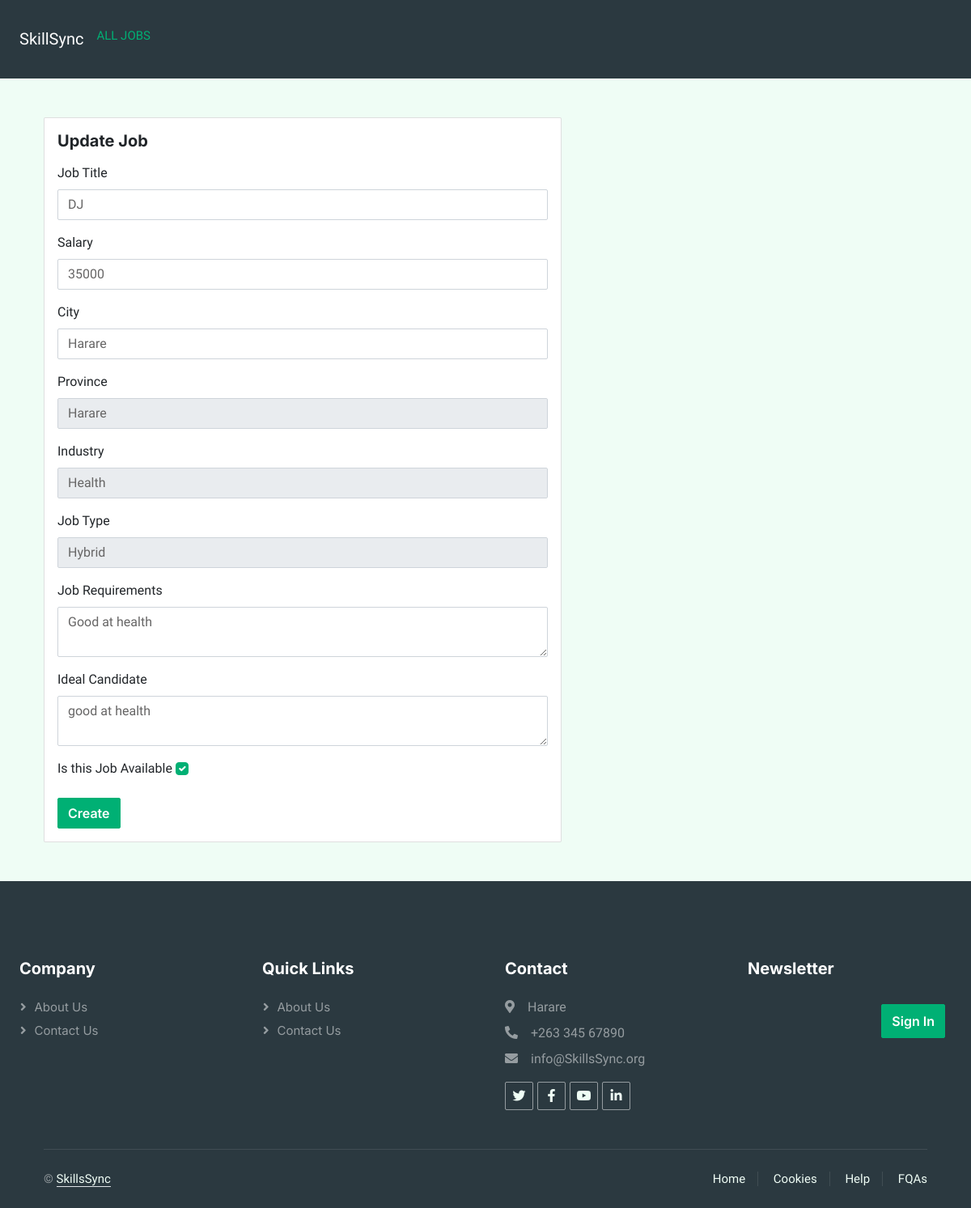
Screenshot of /job/update-job/4/ with the database file from the repository.
### job/models.py (models this page shows, shortened)
class Job(models.Model):
    job_type_choices = (
        ('Remote','Remote'),
        ('Onsite','Onsite'),
        ('Hybrid','Hybrid')
    )
    user = models.ForeignKey(User, on_delete = models.CASCADE)
    company = models.ForeignKey(Company, on_delete = models.CASCADE)
    title = models.CharField(max_length=100)
    city = models.CharField(max_length= 100)
    salary = models.PositiveIntegerField(default =35000 )
    requirements = models.TextField()
    ideal_candidate = models.TextField()
    is_available = models.BooleanField(default=True) # if job is available or not
    timestamp = models.DateTimeField(auto_now_add=True)
    industry = models.ForeignKey(Industry, on_delete = models.DO_NOTHING, null = True, blank = True)
    province = models.ForeignKey(Province, on_delete= models.DO_NOTHING, null = True, blank= True)
    job_type = models.CharField(max_length=20, choices = job_type_choices, null = True, blank = True)

### job/views.py (the view)
# urls.py: path('update-job/<int:pk>/', views.update_job, name='update-job'),
def update_job (request,pk):
    job = Job.objects.get(pk=pk)
    if request.method == 'POST':
        form = UpdateJobForm(request.POST, instance = job)
        if form.is_valid():
            form.save()
            messages.info(request,'Job info has been updated')
            return redirect('dashboard')
        else:
            messages.warning(request,'Something went wrong')
    else:
        form = UpdateJobForm(instance=job)
        context = {'form': form}
        return render(request, 'job/update_job.html',context)

### job/form.py
class UpdateJobForm(forms.ModelForm):
    class Meta:
         model = Job
         exclude = ('user','company')

### job/models.py (called while the page is built)
    def __str__(self):
        return self.name

    def __str__(self):
        return self.name

### templates/job/update_job.html (shortened to what this page needs)
{% extends 'base.html' %}
{% load widget_tweaks %}
{% block content %}
<div class="row">
    <div class="col-md-6">
        <div class="card mx-auto" style="width: 40rem">
        <div class="card-body">
            <h5 class="card-title mb-3">
                Update Job
            </h5>
            <form method="POST">
                <div class="mb-3">
                    <label for ='exampleInputEmail' class="form-label">Job Title</label>
                    {% render_field form.title class="form-control" %}
                </div>
                <div class="mb-3">
                    <label for ='exampleInputEmail' class="form-label">Salary</label>
                    {% render_field form.salary class="form-control" %}
                </div>
                <div class="mb-3">
                    <label for ='exampleInputEmail' class="form-label">City</label>
                    {% render_field form.city class="form-control"%}
                </div>
                <div class="mb-3">
                    <label for ='exampleInputEmail' class="form-label">Province</label>
                    {% render_field form.province class="form-control"%}
                </div>
                <div class="mb-3">
                    <label for ='exampleInputEmail' class="form-label"> Industry</label>
                    {% render_field form.industry class="form-control"%}
                </div>
                <div class="mb-3">
                    <label for ='exampleInputEmail' class="form-label">Job Type</label>
                    {% render_field form.job_type class="form-control"%}
                </div>
                <div class="mb-3">
                    <label for ='exampleInputEmail' class="form-label">Job Requirements</label>
                    {% render_field form.requirements|attr:"rows:2" class="form-control"%}
                </div>
                <div class="mb-3">
                    <label for ='exampleInputEmail' class="form-label">Ideal Candidate</label>
                    {% render_field form.ideal_candidate|attr:"rows:2" class="form-control"%}
                </div>
                <div class="mb-3">
                    <label for ='exampleInputEmail' class="form-label">Is this Job Available</label>
                    {% render_field form.is_available class="form-check-input"%}
                </div>
                <button type="submit" class="btn btn-primary">Create</button>
            </form>
        </div>
    </div>
    </div>
</div>
{% endblock content %}

### css/style.css (style rules this page uses)
:root { --primary: #00B074; --secondary: #2B9BFF; --light: #EFFDF5; --dark: #2B3940; }
.btn { font-family: 'Inter', sans-serif; font-weight: 600; transition: .5s; }
.btn.btn-primary, .btn.btn-secondary { color: #FFFFFF; }

### rows the page displays
Job: title "DJ", salary "35000", city "Harare", province "Harare", industry "Health", job_type "Hybrid", requirements "Good at health", ideal_candidate "good at health", is_available "☑"
